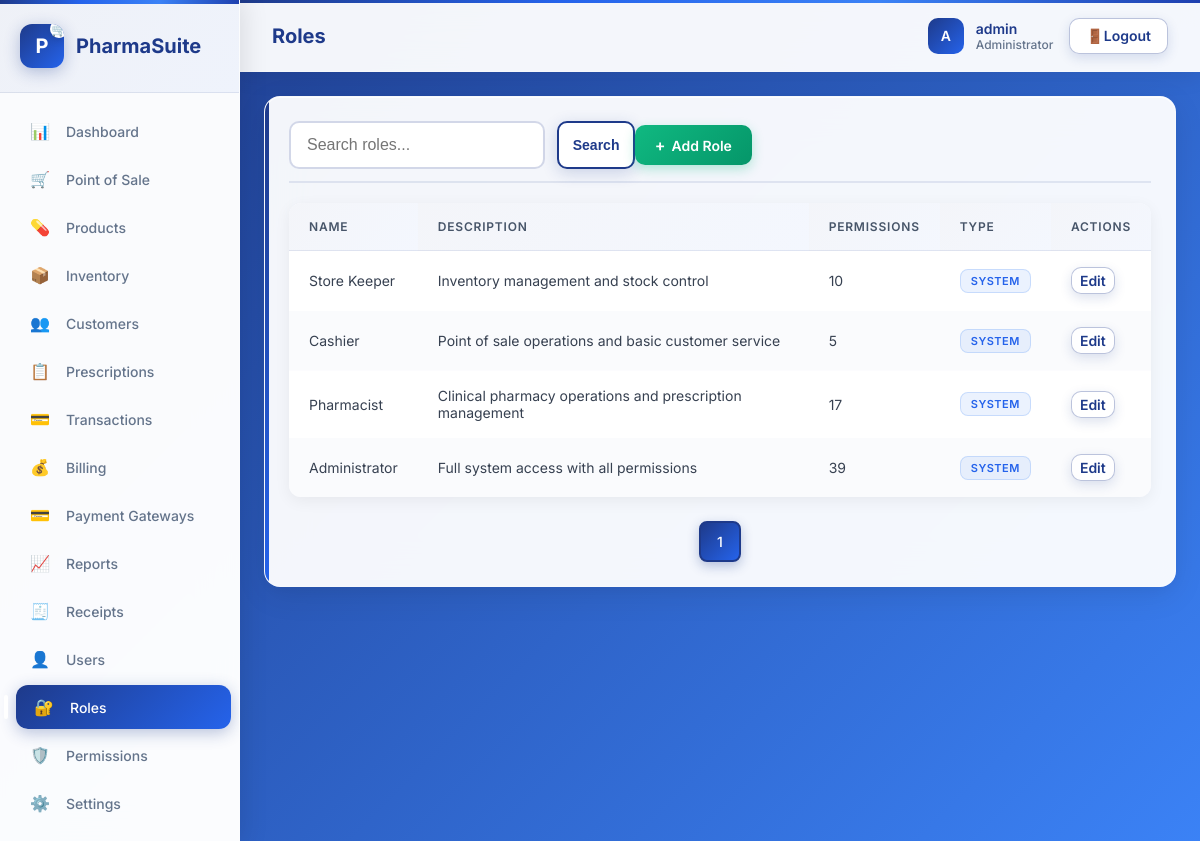
/roles (signed in), run on the app's committed database.
### models.py (models this page shows)
class Role(db.Model):
    __tablename__ = "roles"
    id = db.Column(db.Integer, primary_key=True)
    name = db.Column(db.String(50), unique=True, nullable=False)
    display_name = db.Column(db.String(100), nullable=False)
    description = db.Column(db.Text)
    is_system_role = db.Column(db.Boolean, default=False)  # Cannot be deleted
    is_active = db.Column(db.Boolean, default=True)
    created_at = db.Column(db.DateTime, default=datetime.utcnow)
    updated_at = db.Column(
        db.DateTime, default=datetime.utcnow, onupdate=datetime.utcnow
    )
    permissions = db.relationship(
        "Permission", secondary="role_permissions", overlaps="roles"
    )

### app.py (the view)
@app.route("/roles")
@login_required
@permission_required("roles_view")
def roles():
    search = request.args.get("search", "")
    page = request.args.get("page", 1, type=int)
    query = Role.query
    if search:
        query = query.filter(
            Role.name.ilike(f"%{search}%") | Role.display_name.ilike(f"%{search}%")
        )
    pagination = query.order_by(Role.created_at.desc()).paginate(page=page, per_page=50)
    return render_template(
        "roles.html", roles=pagination.items, pagination=pagination, search=search
    )

### app.py (called while the page is built)
@app.context_processor
def inject_settings():
    settings_dict = {s.key: s.value for s in Settings.query.all()}
    return {"global_settings": settings_dict}

def login_required(f):
    @wraps(f)
    def decorated_function(*args, **kwargs):
        if "user_id" not in session:
            return redirect(url_for("login"))
        return f(*args, **kwargs)
    return decorated_function

def permission_required(permission_code):
    def decorator(f):
        @wraps(f)
        def decorated_function(*args, **kwargs):
            if "user_id" not in session:
                return redirect(url_for("login"))
            user = User.query.get(session["user_id"])
            if not user or not user.has_permission(permission_code):
                flash(
                    f"You don't have permission to access this feature: {permission_code}",
                    "error",
                )
                return redirect(url_for("dashboard"))
            return f(*args, **kwargs)
        return decorated_function
    return decorator

@app.context_processor
def utility_processor():
    def has_permission(permission_code):
        if "user_id" not in session:
            return False
        user = User.query.get(session["user_id"])
        return user and user.has_permission(permission_code)
    def has_any_permission(*permission_codes):
        if "user_id" not in session:
            return False
        user = User.query.get(session["user_id"])
        if not user:
            return False
        return any(user.has_permission(code) for code in permission_codes)
    return dict(has_permission=has_permission, has_any_permission=has_any_permission)

### models.py (called while the page is built, shortened)
    def has_permission(self, permission):
        if self.role and self.role.name == "admin":
            return True

### templates/roles.html (shortened to what this page needs)
{% extends "base.html" %}
{% block header %}Roles{% endblock %}
{% block content %}
<div class="card">
    <div class="card-header">
        <div class="flex flex-between">
            <form method="GET" class="search-bar" style="margin-bottom: 0;">
                <input type="text" name="search" class="form-input" placeholder="Search roles..." value="{{ search }}">
                <button type="submit" class="btn btn-primary">Search</button>
            </form>
            <a href="{{ url_for('roles_create') }}" class="btn btn-success">
                <span style="font-size: 16px; margin-right: 6px;">+</span>
                Add Role
            </a>
        </div>
    </div>
    <table class="table">
        <thead>
            <tr>
                <th>Name</th>
                <th>Description</th>
                <th>Permissions</th>
                <th>Type</th>
                <th>Actions</th>
            </tr>
        </thead>
        <tbody>
            {% for role in roles %}
            <tr>
                <td>{{ role.display_name or role.name }}</td>
                <td>{{ role.description or '-' }}</td>
                <td>{{ role.permissions|length }}</td>
                <td>
                    {% if role.is_system_role %}
                    <span class="badge badge-info">System</span>
                    {% else %}
                    <span class="badge badge-success">Custom</span>
                    {% endif %}
                </td>
                <td>
                    <a href="{{ url_for('roles_edit', role_id=role.id) }}" class="btn btn-secondary" style="padding: 4px 8px;">Edit</a>
                </td>
            </tr>
            {% endfor %}
        </tbody>
    </table>
    <div class="pagination">
        {% for p in range(1, pagination.pages + 1) %}
        <a href="{{ url_for('roles', page=p, search=search) }}" class="pagination-item {% if p == pagination.page %}active{% endif %}">{{ p }}</a>
        {% endfor %}
    </div>
</div>
{% endblock %}

### templates/base.html (shortened to what this page needs)
<!DOCTYPE html>
<html lang="en">
<head>
</head>
<body>
    {% if session.user_id %}
    <div class="layout">
        <aside class="sidebar">
            <div class="sidebar-header">
                <div class="logo">
                    <div class="logo-icon">
                        {% if global_settings.get('store_logo') %}
                            <img src="{{ url_for('uploaded_file', filename=global_settings.get('store_logo')) }}" alt="Store Logo">
                        {% else %}
                            P
                        {% endif %}
                    </div>
                    {{ global_settings.get('store_name', 'PharmaSuite') }}
                </div>
            </div>
            <nav class="nav">
                <a href="{{ url_for('dashboard') }}" class="nav-item {% if request.endpoint == 'dashboard' %}active{% endif %}">
                    <span class="nav-icon">📊</span> Dashboard
                </a>
                <a href="{{ url_for('pos') }}" class="nav-item {% if request.endpoint == 'pos' %}active{% endif %}">
                    <span class="nav-icon">🛒</span> Point of Sale
                </a>
                <a href="{{ url_for('products') }}" class="nav-item {% if request.endpoint and request.endpoint.startswith('products') %}active{% endif %}">
                    <span class="nav-icon">💊</span> Products
                </a>
                <a href="{{ url_for('inventory') }}" class="nav-item {% if request.endpoint == 'inventory' %}active{% endif %}">
                    <span class="nav-icon">📦</span> Inventory
                </a>
                <a href="{{ url_for('customers') }}" class="nav-item {% if request.endpoint and request.endpoint.startswith('customers') %}active{% endif %}">
                    <span class="nav-icon">👥</span> Customers
                </a>
                <a href="{{ url_for('prescriptions') }}" class="nav-item {% if request.endpoint == 'prescriptions' %}active{% endif %}">
                    <span class="nav-icon">📋</span> Prescriptions
                </a>
                <a href="{{ url_for('transactions') }}" class="nav-item {% if request.endpoint == 'transactions' %}active{% endif %}">
                    <span class="nav-icon">💳</span> Transactions
                </a>
                <a href="{{ url_for('billing_dashboard') }}" class="nav-item {% if request.endpoint == 'billing_dashboard' %}active{% endif %}">
                    <span class="nav-icon">💰</span> Billing
                </a>
                {% if has_permission('payments_view') %}
                <a href="{{ url_for('payment_gateways') }}" class="nav-item {% if request.endpoint and request.endpoint.startswith('payment_gateways') or request.endpoint == 'reconciliation' %}active{% endif %}">
                    <span class="nav-icon">💳</span> Payment Gateways
                </a>
                {% endif %}
                <a href="{{ url_for('reports') }}" class="nav-item {% if request.endpoint and request.endpoint.startswith('reports') %}active{% endif %}">
                    <span class="nav-icon">📈</span> Reports
                </a>
                <a href="{{ url_for('receipts') }}" class="nav-item {% if request.endpoint and request.endpoint.startswith('receipts') or request.endpoint == 'thermal_print' %}active{% endif %}">
                    <span class="nav-icon">🧾</span> Receipts
                </a>
                {% if has_permission('users_view') %}
                <a href="{{ url_for('users') }}" class="nav-item {% if request.endpoint and request.endpoint.startswith('users') %}active{% endif %}">
                    <span class="nav-icon">👤</span> Users
                </a>
                {% endif %}
                {% if has_permission('roles_view') %}
                <a href="{{ url_for('roles') }}" class="nav-item {% if request.endpoint and request.endpoint.startswith('roles') %}active{% endif %}">
                    <span class="nav-icon">🔐</span> Roles
                </a>
                {% endif %}
                {% if has_permission('roles_view') %}
                <a href="{{ url_for('permissions') }}" class="nav-item {% if request.endpoint and request.endpoint.startswith('permissions') %}active{% endif %}">
                    <span class="nav-icon">🛡️</span> Permissions
                </a>
                {% endif %}
                {% if has_permission('settings_view') %}
                <a href="{{ url_for('settings') }}" class="nav-item {% if request.endpoint == 'settings' %}active{% endif %}">
                    <span class="nav-icon">⚙️</span> Settings
                </a>
                {% endif %}
            </nav>
        </aside>
        <main class="main">
            <header class="header">
                <h1 class="header-title">{% block header %}{% endblock %}</h1>
                <div class="header-user">
                    <div class="user-info">
                        <div class="user-avatar">
                            {{ session.username[0].upper() if session.username else 'U' }}
                        </div>
                        <div>
                            <div style="font-weight: 600; color: #1e3a8a;">{{ session.username }}</div>
                            <div style="font-size: 12px; color: #64748b; text-transform: capitalize;">{{ session.role.replace('_', ' ') if session.role else 'User' }}</div>
                        </div>
                    </div>
                    <a href="{{ url_for('logout') }}" class="btn btn-secondary" style="height: 36px; font-size: 14px; padding: 0 16px;">
                        <span>🚪</span> Logout
                    </a>
                </div>
            </header>
            <div class="content">
                {% block content %}{% endblock %}
            </div>
        </main>
    </div>
    {% else %}
    {% block login_content %}{% endblock %}
    {% endif %}
</body>
</html>

### data on the page
Role: display_name "Store Keeper", description "Inventory management and stock control", permissions|length "10", is_system_role "SYSTEM"
Role: display_name "Cashier", description "Point of sale operations and basic customer service", permissions|length "5", is_system_role "SYSTEM"
Role: display_name "Pharmacist", description "Clinical pharmacy operations and prescription management", permissions|length "17", is_system_role "SYSTEM"
Role: display_name "Administrator", description "Full system access with all permissions", permissions|length "39", is_system_role "SYSTEM"

### other printed values
{{ global_settings.get('store_name', 'PharmaSuite') }} "PharmaSuite"
{{ session.username[0].upper() if session.username else 'U' }} "A"
{{ session.username }} "admin"
{{ session.role.replace('_', ' ') if session.role else 'User' }} "Administrator"
{{ p }} "1"
